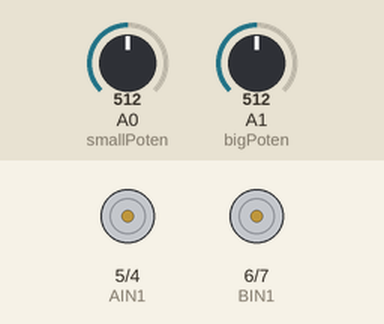
This sketch was run on a simulated Arduino Uno, built with avr-gcc and run on an emulated ATmega328P. Shown: motor-driver pin pairs drawn as motors (green arrow = first pin HIGH = forward, orange = second pin HIGH = backward, longer = more drive, scaled by the enable pin). The inputs (shaded band) are chosen by the test bench; at power-on: A0 (smallPoten) = 512, A1 (bigPoten) = 512.

Above: at 1.2 s.
1.3 s: A0 (smallPoten) set to 555
2.8 s: A0 (smallPoten) set to 562
4.3 s: A1 (bigPoten) set to 547
5.8 s: A1 (bigPoten) set to 562
7.3 s: A0 (smallPoten) set to 511
8.8 s: A1 (bigPoten) set to 716
At 10.1 s:
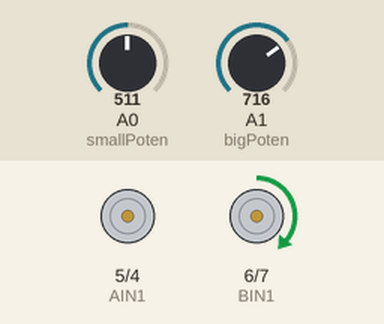
Timing chart, 0 to 11.3 s (numbered marks = the images above; inputs shaded):
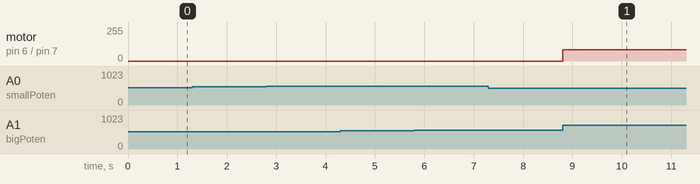

The sketch:

Motor_Control_TwoJoysticks.ino
```cpp
#define PWM1 3
#define AIN2 4
#define AIN1 5
#define BIN1 6
#define BIN2 7
#define PWM2 9
#define smallPoten A0
#define bigPoten A1

float Ljoy = 0;
float Rjoy = 0;
int maxSpeed = 255;
float sensi = 25;
int Aspeed = 0;
int Bspeed = 0;

void setup() {
  Serial.begin(9600);
  pinMode(PWM1,OUTPUT);
  pinMode(AIN2,OUTPUT);
  pinMode(AIN1,OUTPUT);
  pinMode(BIN1,OUTPUT);
  pinMode(BIN2,OUTPUT);
  pinMode(PWM2,OUTPUT);
}

void loop() {
  analogWrite(PWM1,Aspeed);
  analogWrite(PWM2,Bspeed);

  Ljoy = analogRead(smallPoten);
  Ljoy = map(Ljoy, 0, 1023, -255, 255);

  Rjoy = analogRead(bigPoten);
  Rjoy = map(Rjoy, 0, 1023, -255, 255);


  if(Ljoy >= sensi){
    digitalWrite(AIN1,HIGH); //Motor A clockwise
    digitalWrite(AIN2,LOW);

    Aspeed = map(Ljoy, sensi, 255, 0, maxSpeed);
  } else if(Ljoy <= -sensi){
    digitalWrite(AIN1,LOW); //Motor A counter clockwise
    digitalWrite(AIN2,HIGH);

    Aspeed = map(Ljoy, -sensi, -255, 0, maxSpeed);
  } else{
    digitalWrite(AIN1,LOW); //Motor A stop
    digitalWrite(AIN2,LOW);

    Aspeed = 0;
  }

  if(Rjoy >= sensi){
    digitalWrite(BIN1,HIGH); //Motor B clockwise
    digitalWrite(BIN2,LOW);

    Bspeed = map(Rjoy, sensi, 255, 0, maxSpeed);
  } else if(Rjoy <= -sensi){
    digitalWrite(BIN1,LOW); //Motor B counter clockwise
    digitalWrite(BIN2,HIGH);

    Bspeed = map(Rjoy, -sensi, -255, 0, maxSpeed);
  } else{
    digitalWrite(BIN1,LOW); //Motor B stop
    digitalWrite(BIN2,LOW);

    Bspeed = 0;
  }

}
```

Measured:
- after the input at 1.3 s, every drawn part: stays the same
- after the input at 4.3 s, every drawn part: stays the same
- after the input at 8.8 s, motor on pin 6 (BIN1) / pin 7 (BIN2): stopped → forward 84/255 at once
